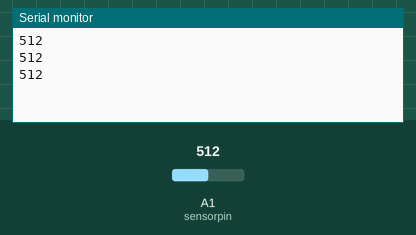
Bench run of a sketch on a simulated Arduino Uno, built with avr-gcc and run on an emulated ATmega328P. Parts: the last lines printed to the serial monitor. The inputs (shaded band) are chosen by the test bench; at power-on: A1 (sensorpin) = 512.

Above: at 1.2 s.
1.3 s: A1 (sensorpin) set to 716
At 1.86 s:
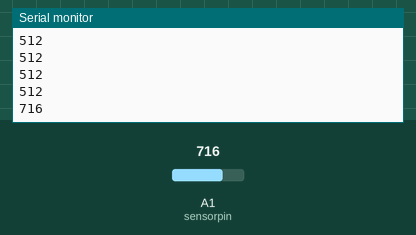
2.8 s: A1 (sensorpin) set to 900
At 3.06 s:
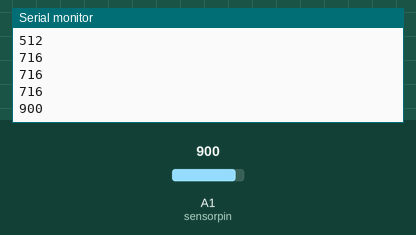
Timing chart, 0 to 5.8 s (numbered marks = the images above; inputs shaded):
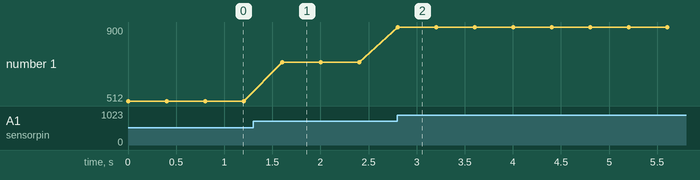

The sketch:

potential_ir_remote_something.ino
```cpp
int sensorpin = A1; /*right*/
int val = 0;

void setup() {
  Serial.begin(9600);
}

void loop() {
  val = analogRead(sensorpin);
  Serial.println(val);
  delay(400);
}

/*A0 isnt as reliable as A1, and the 'val' increases as the distnace increases, displaying a
 positive correlation.
 */
```

Measured:
- after the input at 1.3 s, the serial monitor: prints a new line after 0.30 s (image 1)
- after the input at 2.8 s, the serial monitor: prints a new line at once (image 2)
- plotted number 1: 512 → 716 after the input at 1.3 s, 716 → 900 after the input at 2.8 s
